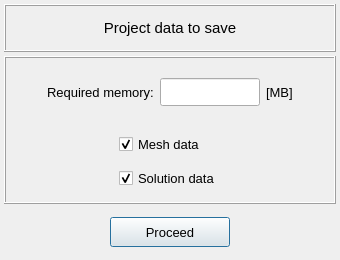
<?xml version="1.0" encoding="UTF-8"?>
<ui version="4.0">
 <class>Dialog</class>
 <widget class="QDialog" name="Dialog">
  <property name="geometry">
   <rect>
    <x>0</x>
    <y>0</y>
    <width>340</width>
    <height>260</height>
   </rect>
  </property>
  <property name="minimumSize">
   <size>
    <width>340</width>
    <height>260</height>
   </size>
  </property>
  <property name="maximumSize">
   <size>
    <width>340</width>
    <height>260</height>
   </size>
  </property>
  <property name="font">
   <font>
    <pointsize>10</pointsize>
   </font>
  </property>
  <property name="windowTitle">
   <string>Project data to save</string>
  </property>
  <layout class="QGridLayout" name="gridLayout">
   <property name="leftMargin">
    <number>4</number>
   </property>
   <property name="topMargin">
    <number>4</number>
   </property>
   <property name="rightMargin">
    <number>4</number>
   </property>
   <property name="bottomMargin">
    <number>4</number>
   </property>
   <property name="spacing">
    <number>4</number>
   </property>
   <item row="1" column="0">
    <widget class="QFrame" name="frame">
     <property name="frameShape">
      <enum>QFrame::Box</enum>
     </property>
     <property name="frameShadow">
      <enum>QFrame::Raised</enum>
     </property>
     <layout class="QGridLayout" name="gridLayout_4">
      <property name="leftMargin">
       <number>4</number>
      </property>
      <property name="topMargin">
       <number>4</number>
      </property>
      <property name="rightMargin">
       <number>4</number>
      </property>
      <property name="bottomMargin">
       <number>4</number>
      </property>
      <property name="spacing">
       <number>4</number>
      </property>
      <item row="2" column="0">
       <widget class="QFrame" name="frame_2">
        <property name="frameShape">
         <enum>QFrame::NoFrame</enum>
        </property>
        <property name="frameShadow">
         <enum>QFrame::Raised</enum>
        </property>
        <layout class="QGridLayout" name="gridLayout_2">
         <property name="leftMargin">
          <number>4</number>
         </property>
         <property name="topMargin">
          <number>4</number>
         </property>
         <property name="rightMargin">
          <number>4</number>
         </property>
         <property name="bottomMargin">
          <number>4</number>
         </property>
         <property name="verticalSpacing">
          <number>6</number>
         </property>
         <item row="1" column="1">
          <widget class="QCheckBox" name="checkBox_solution_data">
           <property name="minimumSize">
            <size>
             <width>0</width>
             <height>28</height>
            </size>
           </property>
           <property name="maximumSize">
            <size>
             <width>260</width>
             <height>28</height>
            </size>
           </property>
           <property name="font">
            <font>
             <pointsize>10</pointsize>
            </font>
           </property>
           <property name="toolTip">
            <string>&lt;html&gt;&lt;head/&gt;&lt;body&gt;&lt;p&gt;Save the solution data&lt;/p&gt;&lt;/body&gt;&lt;/html&gt;</string>
           </property>
           <property name="text">
            <string>Solution data</string>
           </property>
           <property name="checked">
            <bool>true</bool>
           </property>
          </widget>
         </item>
         <item row="0" column="0">
          <spacer name="horizontalSpacer">
           <property name="orientation">
            <enum>Qt::Horizontal</enum>
           </property>
           <property name="sizeHint" stdset="0">
            <size>
             <width>40</width>
             <height>20</height>
            </size>
           </property>
          </spacer>
         </item>
         <item row="0" column="1">
          <widget class="QCheckBox" name="checkBox_mesh_data">
           <property name="minimumSize">
            <size>
             <width>0</width>
             <height>28</height>
            </size>
           </property>
           <property name="maximumSize">
            <size>
             <width>260</width>
             <height>28</height>
            </size>
           </property>
           <property name="font">
            <font>
             <pointsize>10</pointsize>
            </font>
           </property>
           <property name="toolTip">
            <string>&lt;html&gt;&lt;head/&gt;&lt;body&gt;&lt;p&gt;Save the mesh data&lt;/p&gt;&lt;/body&gt;&lt;/html&gt;</string>
           </property>
           <property name="text">
            <string>Mesh data</string>
           </property>
           <property name="checked">
            <bool>true</bool>
           </property>
          </widget>
         </item>
         <item row="0" column="2">
          <spacer name="horizontalSpacer_2">
           <property name="orientation">
            <enum>Qt::Horizontal</enum>
           </property>
           <property name="sizeHint" stdset="0">
            <size>
             <width>40</width>
             <height>20</height>
            </size>
           </property>
          </spacer>
         </item>
        </layout>
       </widget>
      </item>
      <item row="1" column="0">
       <widget class="QFrame" name="frame_5">
        <property name="minimumSize">
         <size>
          <width>0</width>
          <height>0</height>
         </size>
        </property>
        <property name="maximumSize">
         <size>
          <width>16777215</width>
          <height>60</height>
         </size>
        </property>
        <property name="frameShape">
         <enum>QFrame::NoFrame</enum>
        </property>
        <property name="frameShadow">
         <enum>QFrame::Raised</enum>
        </property>
        <layout class="QGridLayout" name="gridLayout_6">
         <property name="leftMargin">
          <number>4</number>
         </property>
         <property name="topMargin">
          <number>4</number>
         </property>
         <property name="rightMargin">
          <number>4</number>
         </property>
         <property name="bottomMargin">
          <number>4</number>
         </property>
         <property name="horizontalSpacing">
          <number>6</number>
         </property>
         <property name="verticalSpacing">
          <number>4</number>
         </property>
         <item row="0" column="1">
          <widget class="QLabel" name="label_2">
           <property name="minimumSize">
            <size>
             <width>0</width>
             <height>28</height>
            </size>
           </property>
           <property name="maximumSize">
            <size>
             <width>16777215</width>
             <height>28</height>
            </size>
           </property>
           <property name="font">
            <font>
             <pointsize>10</pointsize>
            </font>
           </property>
           <property name="text">
            <string>Required memory:</string>
           </property>
          </widget>
         </item>
         <item row="0" column="3">
          <widget class="QLabel" name="label_3">
           <property name="minimumSize">
            <size>
             <width>0</width>
             <height>28</height>
            </size>
           </property>
           <property name="maximumSize">
            <size>
             <width>16777215</width>
             <height>28</height>
            </size>
           </property>
           <property name="font">
            <font>
             <pointsize>10</pointsize>
            </font>
           </property>
           <property name="text">
            <string>[MB]</string>
           </property>
          </widget>
         </item>
         <item row="0" column="2">
          <widget class="QLineEdit" name="lineEdit_required_memory">
           <property name="minimumSize">
            <size>
             <width>100</width>
             <height>28</height>
            </size>
           </property>
           <property name="maximumSize">
            <size>
             <width>100</width>
             <height>28</height>
            </size>
           </property>
           <property name="alignment">
            <set>Qt::AlignCenter</set>
           </property>
          </widget>
         </item>
         <item row="0" column="0">
          <spacer name="horizontalSpacer_3">
           <property name="orientation">
            <enum>Qt::Horizontal</enum>
           </property>
           <property name="sizeHint" stdset="0">
            <size>
             <width>40</width>
             <height>20</height>
            </size>
           </property>
          </spacer>
         </item>
         <item row="0" column="4">
          <spacer name="horizontalSpacer_4">
           <property name="orientation">
            <enum>Qt::Horizontal</enum>
           </property>
           <property name="sizeHint" stdset="0">
            <size>
             <width>40</width>
             <height>20</height>
            </size>
           </property>
          </spacer>
         </item>
        </layout>
       </widget>
      </item>
     </layout>
    </widget>
   </item>
   <item row="0" column="0">
    <widget class="QFrame" name="frame_3">
     <property name="minimumSize">
      <size>
       <width>0</width>
       <height>40</height>
      </size>
     </property>
     <property name="maximumSize">
      <size>
       <width>16777215</width>
       <height>48</height>
      </size>
     </property>
     <property name="frameShape">
      <enum>QFrame::Box</enum>
     </property>
     <property name="frameShadow">
      <enum>QFrame::Raised</enum>
     </property>
     <layout class="QGridLayout" name="gridLayout_3">
      <property name="leftMargin">
       <number>4</number>
      </property>
      <property name="topMargin">
       <number>4</number>
      </property>
      <property name="rightMargin">
       <number>4</number>
      </property>
      <property name="bottomMargin">
       <number>4</number>
      </property>
      <item row="0" column="0">
       <widget class="QLabel" name="label">
        <property name="minimumSize">
         <size>
          <width>0</width>
          <height>26</height>
         </size>
        </property>
        <property name="maximumSize">
         <size>
          <width>16777215</width>
          <height>32</height>
         </size>
        </property>
        <property name="font">
         <font>
          <pointsize>11</pointsize>
         </font>
        </property>
        <property name="frameShape">
         <enum>QFrame::NoFrame</enum>
        </property>
        <property name="frameShadow">
         <enum>QFrame::Raised</enum>
        </property>
        <property name="text">
         <string>Project data to save</string>
        </property>
        <property name="alignment">
         <set>Qt::AlignCenter</set>
        </property>
       </widget>
      </item>
     </layout>
    </widget>
   </item>
   <item row="2" column="0">
    <widget class="QFrame" name="frame_4">
     <property name="minimumSize">
      <size>
       <width>0</width>
       <height>40</height>
      </size>
     </property>
     <property name="maximumSize">
      <size>
       <width>16777215</width>
       <height>48</height>
      </size>
     </property>
     <property name="frameShape">
      <enum>QFrame::NoFrame</enum>
     </property>
     <property name="frameShadow">
      <enum>QFrame::Raised</enum>
     </property>
     <layout class="QGridLayout" name="gridLayout_5">
      <property name="leftMargin">
       <number>4</number>
      </property>
      <property name="topMargin">
       <number>4</number>
      </property>
      <property name="rightMargin">
       <number>4</number>
      </property>
      <property name="bottomMargin">
       <number>4</number>
      </property>
      <item row="0" column="0">
       <widget class="QPushButton" name="pushButton_proceed">
        <property name="minimumSize">
         <size>
          <width>120</width>
          <height>30</height>
         </size>
        </property>
        <property name="maximumSize">
         <size>
          <width>120</width>
          <height>30</height>
         </size>
        </property>
        <property name="font">
         <font>
          <pointsize>10</pointsize>
         </font>
        </property>
        <property name="text">
         <string>Proceed</string>
        </property>
        <property name="autoDefault">
         <bool>false</bool>
        </property>
        <property name="default">
         <bool>true</bool>
        </property>
       </widget>
      </item>
     </layout>
    </widget>
   </item>
  </layout>
 </widget>
 <tabstops>
  <tabstop>lineEdit_required_memory</tabstop>
  <tabstop>checkBox_mesh_data</tabstop>
  <tabstop>checkBox_solution_data</tabstop>
  <tabstop>pushButton_proceed</tabstop>
 </tabstops>
 <resources/>
 <connections/>
</ui>
